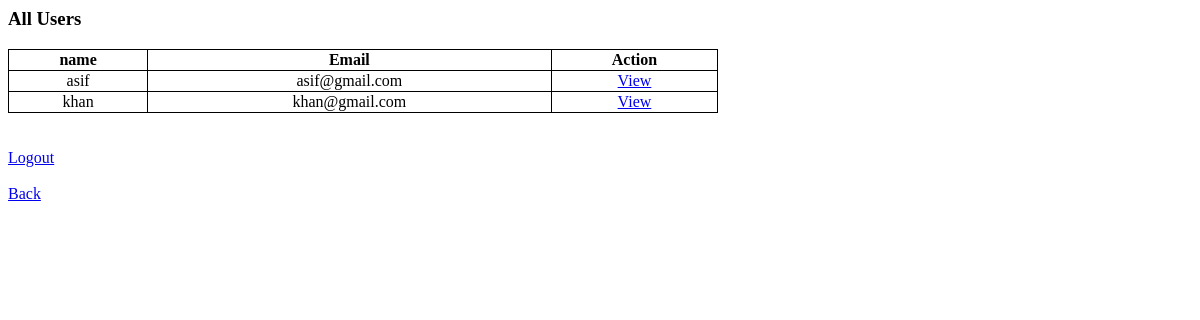
Before: /users-list/ with the older database file.
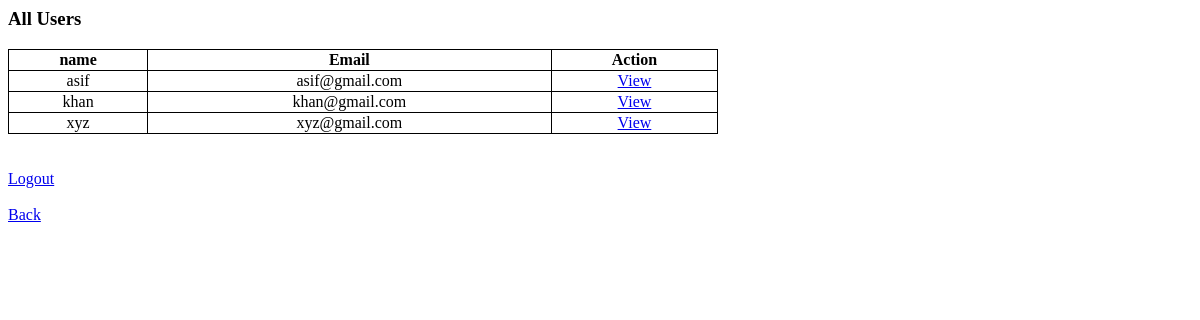
After: the same page with the newer database file.
### student_app/models.py (models this page shows, shortened)
class MyUser(AbstractBaseUser):
    email = models.EmailField(
        verbose_name='email address',
        max_length=255,
        unique=True,
    )
    date_of_birth = models.DateField()
    user_name = models.CharField(max_length=255, verbose_name="User Name",
                                 null=True,
                                 blank=True)
    father_name = models.CharField(max_length=255, verbose_name="Father Name",
                                   blank=True, null=True)
    mother_name = models.CharField(max_length=255, verbose_name="Mother Name",
                                   blank=True, null=True)
    nationality = models.CharField(max_length=255, verbose_name="Nationality",
                                   blank=True, null=True)
    mobile = models.CharField(max_length=255, blank=True, verbose_name="Mobile Number",
                                 null=True)
    photo = models.ImageField(upload_to='user/images', blank=True,
                              verbose_name="Image", null=True)
    ssc_marks = models.IntegerField(verbose_name="SSC Marks",
                                    default=0)
    inter_marks = models.IntegerField(default=0, verbose_name="Inter Marks")
    is_active = models.BooleanField(default=True)
    is_admin = models.BooleanField(default=False)
    objects = MyUserManager()
    USERNAME_FIELD = 'email'
    REQUIRED_FIELDS = ['date_of_birth']

### student_app/views.py (the view)
# urls.py: path('users-list/', views.users_list, name="users_list"),
def users_list(request):
    stu_data = MyUser.objects.all()
    return render(request, 'user/user_list.html',
                  {"data": stu_data, "id": request.user.id})

### student_app/templates/user/user_list.html (shortened to what this page needs)
<h3> All Users </h3>
<table style="width:60%">
    <thead>
        <th>name</th>
        <th>Email</th>
        <th>Action</th>
    </thead>
    <tbody>
    {% for x in data %}
    <tr>
        <td>{{ x.user_name }}</td>
        <td>{{ x.email }}</td>
        <td><a href="{% url 'user_details' x.id %}"> View </a></td>
    </tr>
    {% endfor %}
    </tbody>
</table>
<a href="{% url 'user_logout' %}">Logout</a>
<a href="{% url 'user_details' id %}">Back</a>

Changed rows visible on the page:
added MyUser: user_name "xyz", email "xyz@gmail.com"
